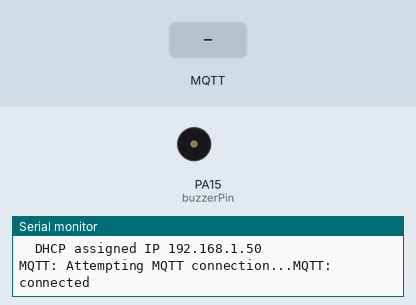
Simulated run of this sketch. Board: STM32 Blue Pill. Shown: buzzer (waves = sounding, pin HIGH), the last lines printed to the serial monitor. The inputs (shaded band) are chosen by the test bench. WiFi joins after 1.5 s; servers stay silent unless stated; no MQTT or app messages arrive unless stated.

Above: at 4.7 s.
4.8 s: MQTT message "Mask not detected!" arrives on the first subscribed topic
At 5.3 s:
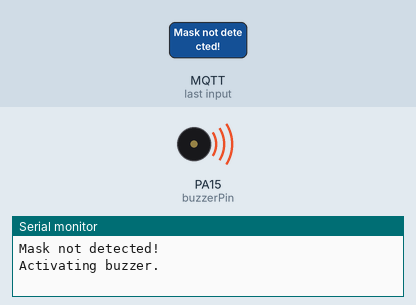
7.3 s: MQTT message "1" arrives on the first subscribed topic
8.8 s: MQTT message "on" arrives on the first subscribed topic
Timing chart, 0 to 11.8 s (numbered marks = the images above; inputs shaded):
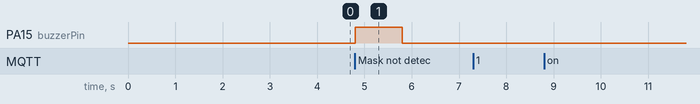

The sketch:

Mask_Detection_Buzzer.ino
```cpp
#include <Ethernet.h>
#include <Wire.h>
#include <PubSubClient.h>
#include <ArduinoJson.h>
#include "HardwareSerial.h"

const char* device_unique_id = "MaskDetection_" __DATE__ "_" __TIME__;

#define SERIAL_OUTPUT
#ifdef SERIAL_OUTPUT
#define PRINT(x)   Serial.print(x)
#define PRINTLN(x) Serial.println(x)
#else
#define PRINT(x)
#define PRINTLN(x)
#endif

// Enter a MAC address and IP address for your controller below.
// The IP address will be dependent on your local network:
byte mac[] = {
  0xDE, 0xAD, 0xBE, 38, 0x77, 0xF7
};
IPAddress ip(192, 168, 0, 77);
//IPAddress ip(10, 5, 15, 109);

// Enter the IP address of the server you're connecting to:
//IPAddress server(192, 168, 100, 2);
//IPAddress server(10, 5, 15, 78);
IPAddress server(10, 21, 70, 16);
IPAddress myDns(192, 168, 0, 1);

IPAddress mqtt_server(10, 21, 70, 16);
// IPAddress mqtt_server(44, 195, 202, 69);

// MQTT broker details
const char* mqtt_topic = "mask_alert";

const int buzzerPin = 15;

EthernetClient mqttClient;
PubSubClient mqtt_client(mqttClient);

//===================================================================================================


void callback(char* topic, byte* payload, unsigned int length) {
  String message = "";
  for (int i = 0; i < length; i++) {
    message += (char)payload[i];
  }

  Serial.println(message);

  if (message.equals("Mask not detected!")) {
    Serial.println("Activating buzzer.");
    digitalWrite(buzzerPin, HIGH);
    delay(1000);
    digitalWrite(buzzerPin, LOW);
    Serial.println("Buzzer deactivated.");
  }
}

void reconnect() {
  // Loop until we're reconnected
  while (!mqtt_client.connected()) {
    PRINT("MQTT: Attempting MQTT connection...");
    // Attempt to connect
    if (mqtt_client.connect(device_unique_id)) {
      PRINTLN("MQTT: connected");
      // ... and resubscribe
      mqtt_client.subscribe(mqtt_topic);
    } else {
      PRINT("MQTT: failed, rc=");
      PRINT(mqtt_client.state());
      PRINTLN(" MQTT: try again in 5 seconds");
      // Wait 5 seconds before retrying
      delay(2000);
    }
  }
}

//===================================================================================================

void setup() {
    // Open serial communications and wait for port to open:
  Serial3.setRx(PC11);
  Serial3.setTx(PC10);
  delay(50);

  // Open serial communications and wait for port to open:
  Serial.begin(9600);

  while (!Serial) {
    ; // wait for serial port to connect. Needed for native USB port only
  }

  pinMode(buzzerPin, OUTPUT);

   // start the Ethernet connection:
  PRINTLN("Initialize Ethernet with DHCP:");
  if (Ethernet.begin(mac) == 0) {
    PRINTLN("Failed to configure Ethernet using DHCP");
    // Check for Ethernet hardware present
    if (Ethernet.hardwareStatus() == EthernetNoHardware) {
      PRINTLN("Ethernet shield was not found.  Sorry, can't run without hardware. :(");
      while (true) {
        delay(1); // do nothing, no point running without Ethernet hardware
      }
    }
    if (Ethernet.linkStatus() == LinkOFF) {
      PRINTLN("Ethernet cable is not connected.");
    }
    // try to congifure using IP address instead of DHCP:
    Ethernet.begin(mac, ip, myDns);
  } else {
    PRINT("  DHCP assigned IP ");
    PRINTLN(Ethernet.localIP());
  }

  // give the Ethernet shield a second to initialize:
  delay(1000);

  mqtt_client.setServer(mqtt_server, 1883);
  mqtt_client.setCallback(callback);

  // give the Ethernet shield a second to initialize:
  delay(1000);

}

void loop() {

  if (!mqtt_client.connected()) {
    reconnect();
  }
  mqtt_client.loop();

}
```

Measured:
- after the input at 4.8 s, PA15 (buzzerPin): LOW → HIGH at once, → LOW 1.0 s later
